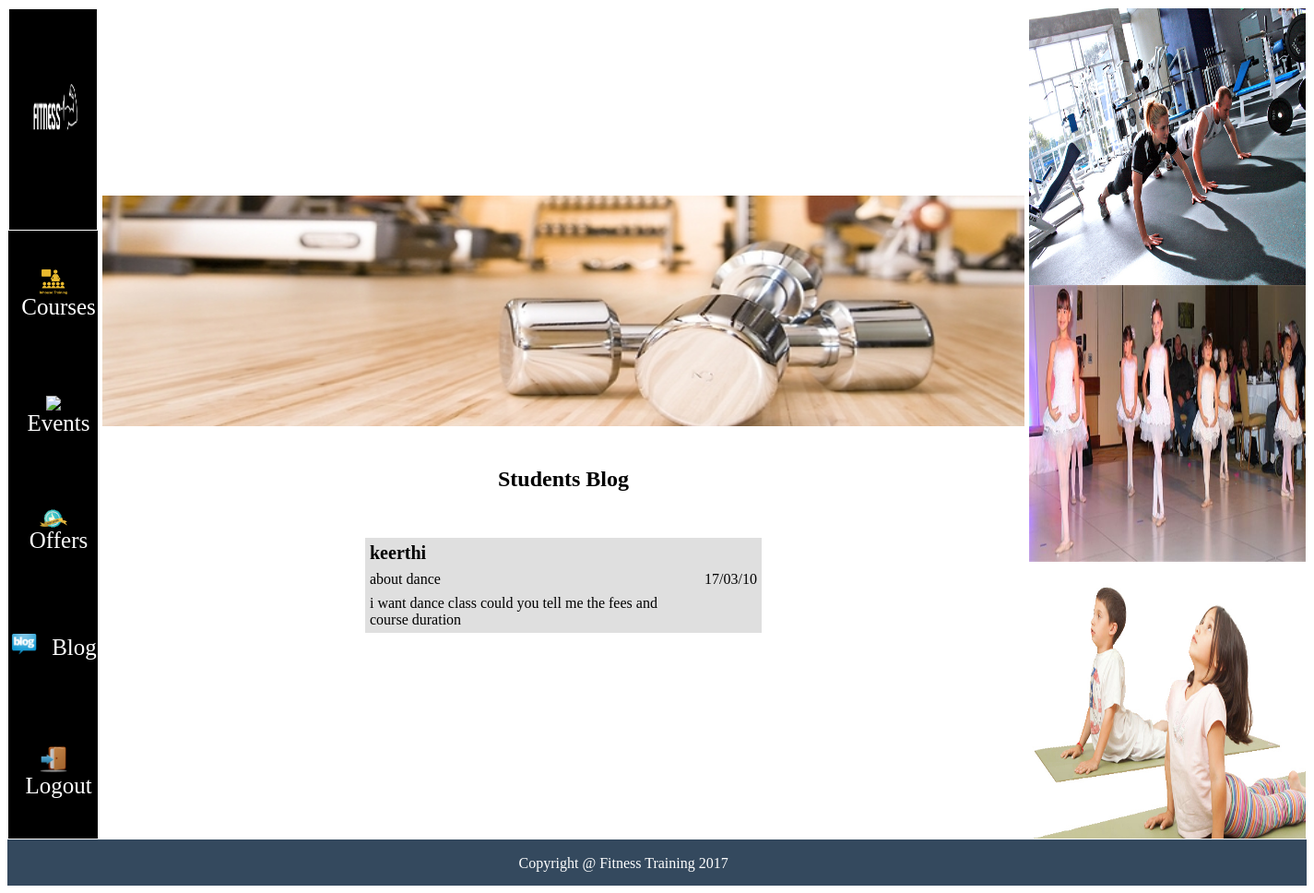
The page /Admblog.php on the database its author committed.
### tables this page shows
CREATE TABLE `enquirydetail` (
  `enid` int(11) NOT NULL,
  `userid` int(11) NOT NULL,
  `username` varchar(60) NOT NULL,
  `subject` varchar(60) NOT NULL,
  `endate` varchar(60) NOT NULL,
  `content` varchar(100) NOT NULL
);

### Admblog.php (the view, shortened to what this page needs)
<!DOCTYPE html PUBLIC "-//W3C//DTD XHTML 1.0 Transitional//EN" "http://www.w3.org/TR/xhtml1/DTD/xhtml1-transitional.dtd">
<html xmlns="http://www.w3.org/1999/xhtml">
<head>
</head>
<body onload="slide();">
<?php
include("Connection.php");
?>
<?php
	if(!$con)
	{
		echo "Connection error is ".mysqli_connect_error();
	}
	else
	{
		$q="select *from enquirydetail";
		$result=mysqli_query($con,$q);
	}
?>
<form name="f" method="post" enctype="multipart/form-data" action="">
<table width="100%" height="700" border="0" cellspacing="0">
<tr>
<td width="20%">
<table width="100%" height="100%" cellspacing="0" border="0" style="color:white;" >
<tr height="100"><td ><img src="images/l.png"  width="100%" height="100%" /></td></tr>
<tr><td class="aa"><img src="images/adt.png" width="30" />&nbsp;&nbsp;&nbsp;<a href="Admcourse.php" class="ss">Courses</a></td></tr>
<tr><td class="aa"><img src="images/ade.png" width="30" /> &nbsp;&nbsp;&nbsp;<a href="Admevents.php"class="ss">Events</a></td></tr>
<tr><td class="aa"><img src="images/ado.png" width="30" /> &nbsp;&nbsp;&nbsp;<a href="Admoffer.php" class="ss">Offers</a></td></tr>
<tr><td class="aa"><img src="images/adb.png" width="30" /> &nbsp;&nbsp;&nbsp;<a href="Admblog.php" class="ss">Blog</a></td></tr>
<tr><td class="aa"><img src="images/logout.png" width="30" /> &nbsp;&nbsp;&nbsp;<a href="Home.php" class="ss">Logout</a></td></tr>
</table>
</td>
<td width="60%">
<table>
<tr><td><img src="" id="m1"    width="1000" height="250"  /></td></tr>
<tr><td>
<table align="center" cellpadding="10" cellspacing="10">
<tr><td colspan="2" align="center"><h2>Students Blog</h2></td></tr>
<tr>
<td>
<?php
				$count=1;
					while($sa=mysqli_fetch_array($result))
					{
					if($count%2==1)
						{
							echo "<table width=430 border=0 cellpadding=3 cellspacing=2 bgcolor=#DFDFDF>";
						}
						else
						{
							echo "<table width=430 border=0 cellpadding=3 cellspacing=2 bgcolor=#E8EBF7>";
						}
				?>
                <tr><td style="font-weight:bold;font-size:20px;"><?=$sa["username"]; ?></td></tr>
                 <tr><td><?=$sa["subject"]; ?></td><td align="right"><?=$sa["endate"]; ?></td></tr>
                 <tr><td><?=$sa["content"]; ?></td></tr>
                 </table>
                <?php
				$count++;
				}
				?>
</td>
</tr>
</table>
</td>
</tr>
</table>
</td>
<td width="20%">
<marquee direction="up" height="700">
<img src="images/c1.jpg"  width="300" height="300"/>
<img src="images/c3.jpg"  width="300" height="300"/>
<img src="images/c6.jpg"  width="300" height="300"/>
</marquee>
</td>
</tr>
<tr bgcolor="#34495e" style="color:white;" height="50">
<td align="center" colspan="3">
<marquee>Copyright @ Fitness Training 2017</marquee>
</td>
</tr>
</table>
</body>
</html>

### Admblog.php (style rules this page uses)
.ss { text-decoration:none; text-align:center; // color:black; font-size:25px; //color:#953163; }
.aa { text-align:center; //background-color:#83D6DE; background-color:black; color:white; height:50px; }
a { color:white; }
div { text-align:justify; width:300px; line-height:25px; }

### rows shown on the page
enquirydetail: username "keerthi", subject "about dance", endate "17/03/10", content "i want dance class could you tell me the fees and course duration"
